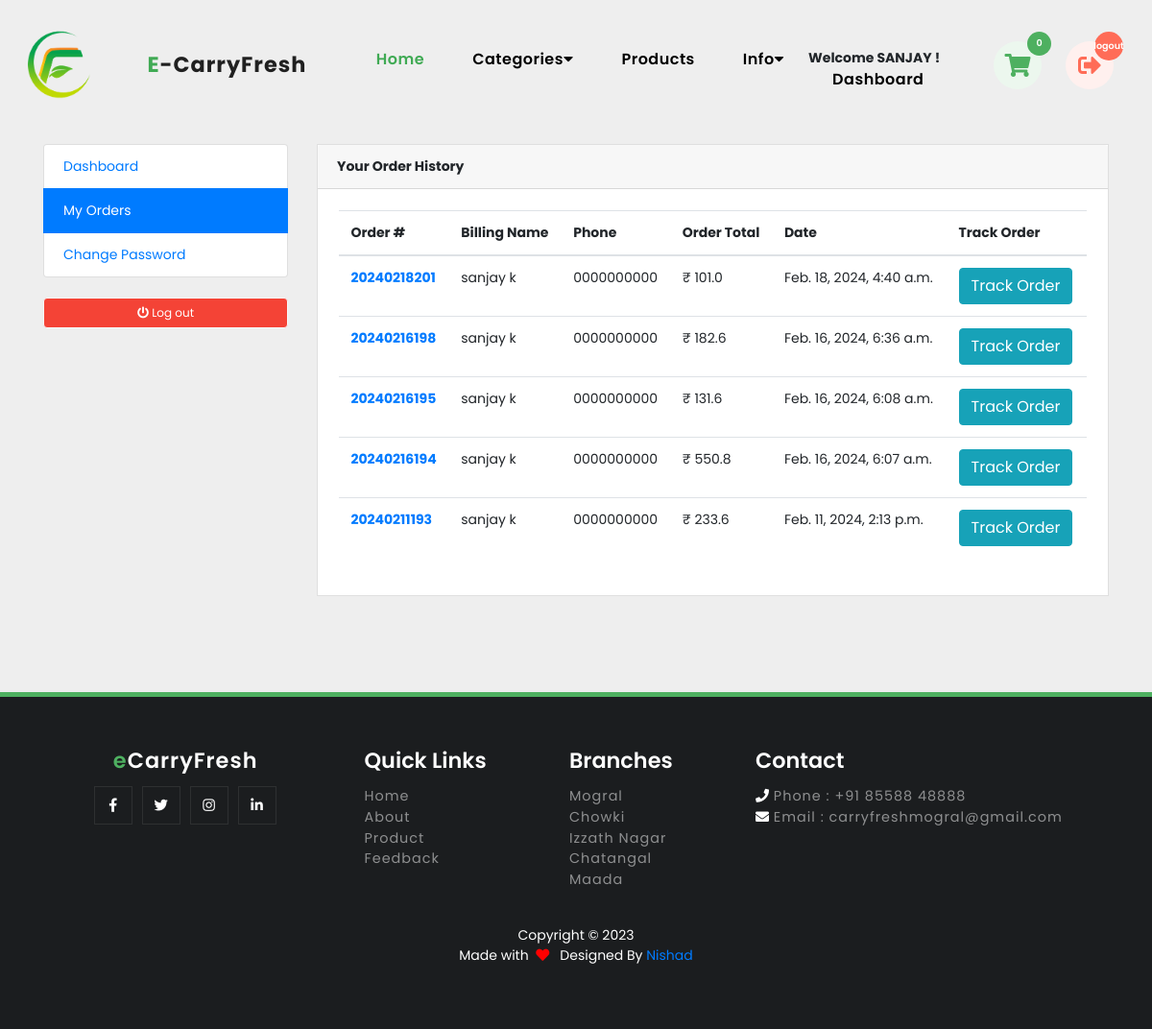
The app's page /accounts/my_orders/ (signed in) with its own data.
### accounts/models.py (models this page shows, shortened)
class Account(AbstractBaseUser):
    first_name = models.CharField(max_length=50)
    last_name = models.CharField(max_length=50)
    username = models.CharField(max_length=50,unique=True)
    email = models.EmailField(max_length=100,unique=True)
    phone_number = models.CharField(max_length=50)
    date_joined = models.DateTimeField(auto_now_add=True)
    last_login = models.DateTimeField(auto_now_add=True)
    is_admin = models.BooleanField(default=False)
    is_staff = models.BooleanField(default=False)
    is_active = models.BooleanField(default=False)
    is_superadmin = models.BooleanField(default=False)
    USERNAME_FIELD = 'email'
    REQUIRED_FIELDS = ['username','first_name','last_name']
    objects=MyAccountManager()

### orders/models.py (models this page shows, shortened)
class Order(models.Model):
    STATUS = (
        ('New', 'New'),
        ('Accepted', 'Accepted'),
        ('Completed', 'Completed'),
        ('Cancelled', 'Cancelled'),
    )
    TOWN_CHOICES = (
        ('Mogral', 'Mogral'),
        ('Mogral Putthur', 'Mogral Putthur'),
        ('Peral', 'Peral'),
    )
    user = models.ForeignKey(Account, on_delete=models.SET_NULL, null=True)
    payment = models.ForeignKey(Payment, on_delete=models.SET_NULL, blank=True, null=True)
    order_number = models.CharField(max_length=20)
    first_name = models.CharField(max_length=50)
    last_name = models.CharField(max_length=50)
    phone = models.CharField(max_length=15)
    email = models.EmailField(max_length=50)
    address_line_1 = models.CharField(max_length=50)
    address_line_2 = models.CharField(max_length=50, blank=True)
    town = models.CharField(max_length=50, choices=TOWN_CHOICES,default='Mogral')
    state = models.CharField(max_length=50)
    city = models.CharField(max_length=50)
    order_note = models.CharField(max_length=100, blank=True)
    order_total = models.FloatField()
    tax = models.FloatField()
    delivery_fee = models.FloatField(default=0)
    status = models.CharField(max_length=10, choices=STATUS, default='New')
    ip = models.CharField(blank=True, max_length=20)
    is_ordered = models.BooleanField(default=False)
    is_processing=models.BooleanField(default=False)
    is_out_to_delevery = models.BooleanField(default=False)
    is_delevered = models.BooleanField(default=False)
    created_at = models.DateTimeField(auto_now_add=True)
    updated_at = models.DateTimeField(auto_now=True)
    def full_name(self):
        return f"{self.first_name} {self.last_name}"

### accounts/views.py (the view)
# urls.py: path('my_orders/', views.my_orders, name='my_orders'),
@login_required(login_url='login')
def my_orders(request):
    orders=Order.objects.filter(user=request.user,is_ordered=True).order_by('-created_at')
    context={
        "orders":orders
        }
    return render(request,'app/my_orders.html',context)

### app/context_processors.py (called while the page is built)
def menu_links(request):
    links=Category.objects.all()
    return dict(links=links)

### app/models/category.py (called while the page is built)
    def get_url(self):
        return reverse('app:product_by_category',args=[self.slug])

### carts/context_processors.py (called while the page is built)
def counter(request):
    cart_count = 0
    if 'admin' not in request.path:
        try:
            if request.user.is_authenticated:
                cart_items = CartItem.objects.filter(user=request.user)
            else:
                cart = Cart.objects.filter(cart_id=_cart_id(request)).first()
                if cart:
                    cart_items = CartItem.objects.filter(cart=cart)
                else:
                    cart_items = []
            for cart_item in cart_items:
                cart_count += cart_item.quantity
        except Cart.DoesNotExist:
            cart_count = 0
    return {'cart_count': cart_count}

### app/templates/app/my_orders.html (shortened to what this page needs)
{% extends "app/base.html" %}
{% load static %}
{% block content %}
<head>
  <link rel="stylesheet" href="https://maxcdn.bootstrapcdn.com/bootstrap/4.4.1/css/bootstrap.min.css">
  </head>
<section class="section-conten padding-y bg">
<div class="space">
    <div class="container">
        <div class="row">
        {% include "app/dashboard_sidebar.html" %}
        <main class="col-md-9">
            <article class="card">
            <header class="card-header">
                <strong class="d-inline-block mr-3">Your Order History</strong>
            </header>
            <div class="card-body">
                <div class="row">
                    <div class="col-md-12">
                        <table class="table table-hover mx-auto">
                            <thead>
                                <tr>
                                    <th scope="col">Order #</th>
                                    <th scope="col">Billing Name</th>
                                    <th scope="col">Phone</th>
                                    <th scope="col">Order Total</th>
                                    <th scope="col">Date</th>
                                    <th scope="col">Track Order</th>
                                </tr>
                            </thead>
                            <tbody>
                                {% for order in orders  %}
                                <tr>
                                    <th scope="row"> <a href="{% url "order_detail" order.order_number %}"> {{order.order_number}}</a></th>
                                    <td>{{order.full_name}}</td>
                                    <td>{{order.phone}}</td>
                                    <td>₹ {{order.order_total}} </td>
                                    <td>{{order.created_at}}</td>
                                    <td><a href="{% url "trackorder" order.order_number %}">
                                        <button class="btn btn-info">Track Order</button>
                                    </a></td>
                                </tr>
                                {% endfor %}
                            </tbody>
                        </table>
                    </div>
                </div>
    </div>
</div>
    </section>
  {% endblock %}

### app/templates/app/base.html (shortened to what this page needs)
{% load static %}
<!DOCTYPE html>
<html lang="en">
  <head>
    <link rel="stylesheet" href="{% static 'css/style.css' %}" />
    <link
      rel="stylesheet"
      href="https://pro.fontawesome.com/releases/v5.10.0/css/all.css"
    />
  </head>
  <body>
    <nav class="navigation">
      <img src="{% static 'images/fav-icon.png' %}" alt="eCarryFresh Logo">
      <a href="{% url 'app:index' %}" class="logo">
        <span>E</span>-CarryFresh
      </a>
      <ul class="menu">
        <li><a href="{% url 'app:index' %}" class="active">Home</a></li>
        <li class="dropdown">
          <a href="#category">Categories<i class="fas fa-caret-down"></i></a>
        </li>
        <li><a href="{% url 'app:all_products' %}">Products</a></li>
        <li class="dropdown">
          <a href="#">Info<i class="fas fa-caret-down"></i></a>
        </li>
        <li><b>Welcome {% if user.id is  None %}Guest
          {% else %} {{user.first_name|upper}} {% endif %}!</b><br>
          {% if user.id is not None %}
          <a href="{% url "dashboard" %}">Dashboard</a>{% endif %}
      </ul>
      <div class="right-nav">
        <a href="{% url 'cart' %}" class="cart">
          <i class="fas fa-shopping-cart"></i>
          <span>{{cart_count}}</span>
        </a>
        {% if user.id is None %}
        <a href="{% url 'login' %}" class="log1">
          <i class="fas fa-sign-in-alt"></i>
          <span>login</span>
        </a>
        {% else %}
        <a href="{% url 'logout' %}" class="log">
          <i class="fas fa-sign-out-alt"></i>
          <span>logout</span>
      </a>
      {% endif %}
      </div>
    </nav>
    <div class="content">
      {% block content %}
      {% endblock %}
      {% include "app/footer.html" %}
  </body>
</html>

### app/static/css/style.css (style rules this page uses)
* { font-family: poppins; margin: 0px; padding: 0px; box-sizing: border-box; scroll-behavior: smooth; }
ul { list-style: none; }
a { text-decoration: none!important; }
body { margin: 0px; padding: 0px; font-family: poppins; background-image: url(bg\ 2.png); background-repeat: no-repeat; background-attachment:fixed ; background-size: 100% 100%; }
.content { padding-top: 100px; }
.navigation { position: fixed; top: 0; left: 0; right: 0; background-color: linear-gradient(90deg, rgba(69,252,222,1) 20%, rgba(101,253,29,0.9192051820728291) 69%); z-index: 1000; display: flex; justify-content: space-between; align-items: center; padding: 25px; max-width: 1170px; width: 100%; margin: auto; }
.menu { display: flex; }
.menu li a { padding: 3px 10px; margin: 0px 15px; color: black; font-weight: 600; letter-spacing: 0.5px; transition: all ease 0.3s; font-size: 16px; }
.logo { margin-left: -60px; font-size: 1.4rem; font-weight: 700; letter-spacing: 1px; color: #202020; }
.logo span { color: #40aa54; }
.navigation img { height: 75px; vertical-align: middle; margin-right: 60px; margin-left: -20px; }
.right-nav { display: grid; grid-template-columns: auto auto; grid-gap: 25px; }
.right-nav a { width: 50px;; height: 50px; display: flex; justify-content: center; align-items: center; border-radius: 50%; position: relative; }
.right-nav .log { background-color: #fff0ee; color: #ff6c57; }
.log i.fas.fa-sign-out-alt { font-size: 24px; }
.cart i.fas.fa-shopping-cart { font-size: 24px; }
.right-nav .cart { background-color: #ecf7ee; color: #4eb060; }
.right-nav a span { position: absolute; top: -10px; right: -10px; width:30px; height: 30px; display: flex; justify-content: center; align-items: center; border-radius: 50%; color: #ffffff; font-size: 0.6rem; font-weight: 600; }
.right-nav .log span { background-color: #ff6c57; width:30px; height: 30px; }
.right-nav .cart span { background-color: #4eb060; width:25px; height: 25px; }
.menu li a:hover, .menu .active { color: #40aa54; transition: all ease 0.3s; }
ul.menu { margin-top: 25px; }
.dropdown { position: relative; display: inline-block; }

### app/templates/app/my_orders.html (style rules this page uses)
body { background-color: #eeeeee;font-family: 'Open Sans',serif;font-size: 14px }
.card-body { -ms-flex: 1 1 auto;flex: 1 1 auto;padding: 1.40rem }
a { text-decoration: none !important }
.card { position: relative;display: -ms-flexbox;display: flex;-ms-flex-direction: column;flex-direction: column;min-width: 0;word-wrap: break-word;background-color: #fff;background-clip: border-box;border: 1px solid rgba(0,0,0,.125);border-radius: 0px }
.space { margin-top: 50px; margin-bottom:100px; }

### records on screen
Account: first_name "SANJAY"
Order: order_number "20240218201", full_name "sanjay k", phone "0000000000", order_total "101.0", created_at "Feb. 18, 2024, 4:40 a.m."
Order: order_number "20240216198", full_name "sanjay k", phone "0000000000", order_total "182.6", created_at "Feb. 16, 2024, 6:36 a.m."
Order: order_number "20240216195", full_name "sanjay k", phone "0000000000", order_total "131.6", created_at "Feb. 16, 2024, 6:08 a.m."
Order: order_number "20240216194", full_name "sanjay k", phone "0000000000", order_total "550.8", created_at "Feb. 16, 2024, 6:07 a.m."
Order: order_number "20240211193", full_name "sanjay k", phone "0000000000", order_total "233.6", created_at "Feb. 11, 2024, 2:13 p.m."

### other values on screen
{{ cart_count }} "0"
